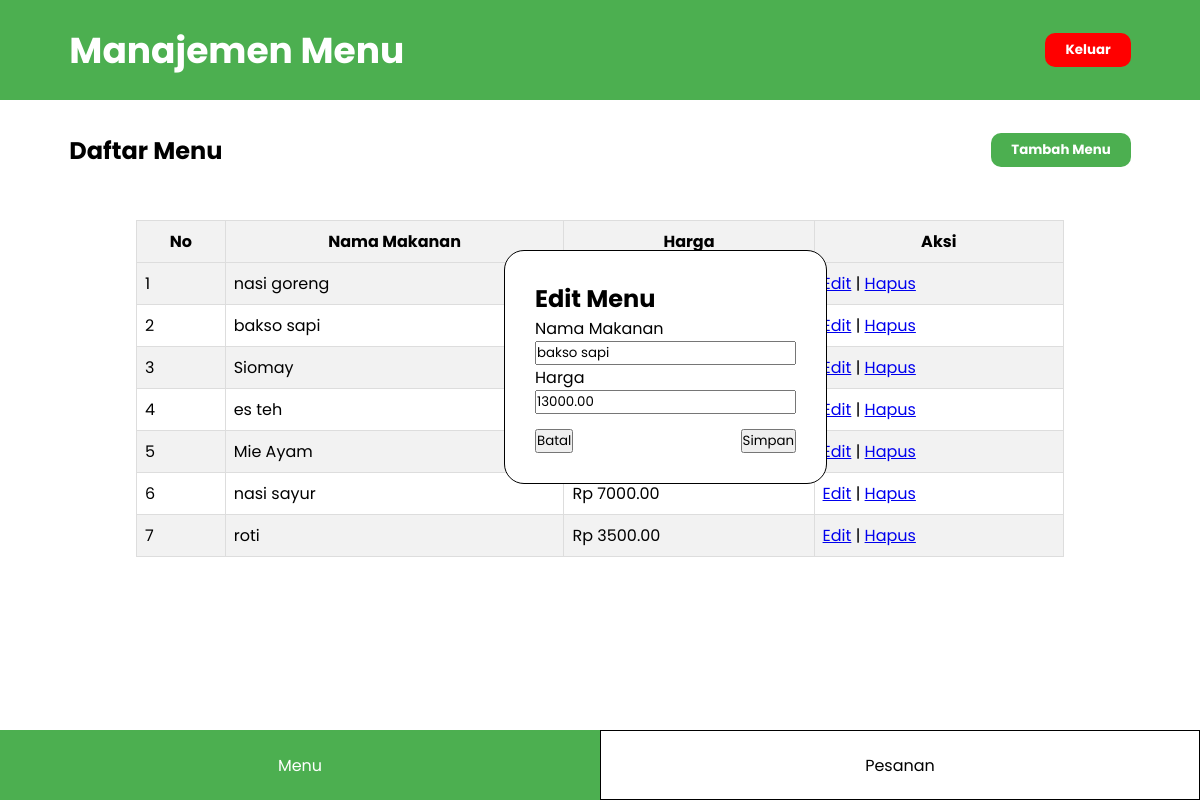
Page /admin_menu.php?edit=7 on the committed database.
### tables this page shows
CREATE TABLE `menu` (
  `id_menu` int NOT NULL,
  `nama_makanan` varchar(100) DEFAULT NULL,
  `harga` decimal(10,2) DEFAULT NULL
);

### admin_menu.php (the view, shortened to what this page needs)
<?php
include "database.php";
if (isset($_GET['edit'])) {
    $id = $_GET['edit'];
    $sql = "SELECT * FROM menu WHERE id_menu = $id";
    $result = $conn->query($sql);
    if ($result->num_rows > 0) {
        $row = $result->fetch_assoc();
        ?>
        <section style="position: absolute; top: 250px; background-color: white; left: 42%; padding: 30px; border-radius: 20px; border: 1px solid black;">
            <h2>Edit Menu</h2>
            <form action="admin_menu.php" method="POST">
                <label for="nama_makanan">Nama Makanan</label><br>
                <input id="nama_makanan" type="text" name="nama_makanan" value="<?php echo $row['nama_makanan']; ?>"><br>
                <label for="harga">Harga</label><br>
                <input id="harga" type="number" name="harga" value="<?php echo $row['harga']; ?>"><br>
                <div style="display: flex; justify-content: space-between; margin-top: 15px;">
                    <button onclick="window.location.href='admin_menu.php'">Batal</button>
                    <button type="submit" name="edit">Simpan</button>
                </div>
            </form>
        </section>
        <?php
    } else {
        echo "Data tidak ditemukan!";
    }
}
$sql_select = "SELECT * FROM menu";
$result = $conn->query($sql_select);
?>
<!DOCTYPE html>
<html lang="en">
<head>
</head>
<body>
    <header>
        <p>Manajemen Menu</p>
        <button onclick="window.location.href='masuk.php'">Keluar</button>
    </header>
     <section class="judul">
        <h2>Daftar Menu</h2>
        <button onclick="tampilkanDivTambah()">Tambah Menu</button>
    </section>
    <section class="data">
        <table border="1" cellspacing="0" cellpadding="5">
            <tr>
                <th>No</th>
                <th>Nama Makanan</th>
                <th>Harga</th>
                <th>Aksi</th>
            </tr>
            <?php
            if ($result->num_rows > 0) {
                $no = 1;
                while ($row = $result->fetch_assoc()) {
                    echo "<tr>";
                    echo "<td>" . $no++ . "</td>";
                    echo "<td>" . $row['nama_makanan'] . "</td>";
                    echo "<td>Rp " . $row['harga'] . "</td>";
                    echo "<td>";
                    echo "<a href='admin_menu.php?edit=" . $row['id_menu'] . "'>Edit</a> | ";
                    echo "<a href='admin_menu.php?hapus=" . $row['id_menu'] . "' onclick='return confirm(\"Yakin ingin menghapus?\")'>Hapus</a>";
                    echo "</td>";
                    echo "</tr>";
                }
            } else {
                echo "<tr><td colspan='4'>Tidak ada data</td></tr>";
            }
            ?>
        </table>
    </section>
    <footer>
        <a class="menu1" href="admin_menu.php">Menu</a>
        <a class="menu2" href="admin_pesanan.php">Pesanan</a>
    </footer>
</body>
</html>

### admin_menu.php (style rules this page uses)
* { margin: 0; padding: 0; box-sizing: border-box; font-family: "Poppins", serif; }
header { width: 100%; height: 100px; background-color: #4CAF50; display: flex; justify-content: space-between;; align-items: center; padding: 0 5.78vw; }
header p { font-size: 2.25rem; color: white; font-weight: bold; }
header button { padding: 7px 20px; background-color: red; border: none; color: white; font-weight: bold; border-radius: 10px; cursor: pointer; }
.judul { width: 100%; height: 100px; display: flex; justify-content: space-between;; align-items: center; padding: 0 5.78vw; }
.judul button { padding: 7px 20px; background-color: #4CAF50; border: none; color: white; font-weight: bold; border-radius: 10px; cursor: pointer; }
.data { display: flex; justify-content: center; align-items: center; flex-direction: column; min-height: 200px; padding: 20px; }
.data table { width: 80%; border-collapse: collapse; margin-bottom: 20px; }
.data th, .data td { border: 1px solid #ddd; padding: 8px; text-align: left; }
.data th { background-color: #f2f2f2; text-align: center; font-weight: bold; }
.data tr:nth-child(even) { background-color: #f2f2f2; }
footer { width: 100%; display: flex; height: 70px; position: fixed; bottom: 0; }
footer a { width: 50%; display: flex; justify-content: center; align-items: center; }
footer .menu1 { background-color: #4CAF50; text-decoration: none; color: white; }
footer .menu2 { background-color: white; text-decoration: none; color: black; border: 1px solid black }

### rows in the picture
menu: nama_makanan "bakso sapi", harga "13000.00"
menu: nama_makanan "nasi goreng"
menu: nama_makanan "Siomay"
menu: nama_makanan "es teh"
menu: nama_makanan "Mie Ayam"
menu: nama_makanan "nasi sayur", harga "7000.00"
menu: nama_makanan "roti", harga "3500.00"
